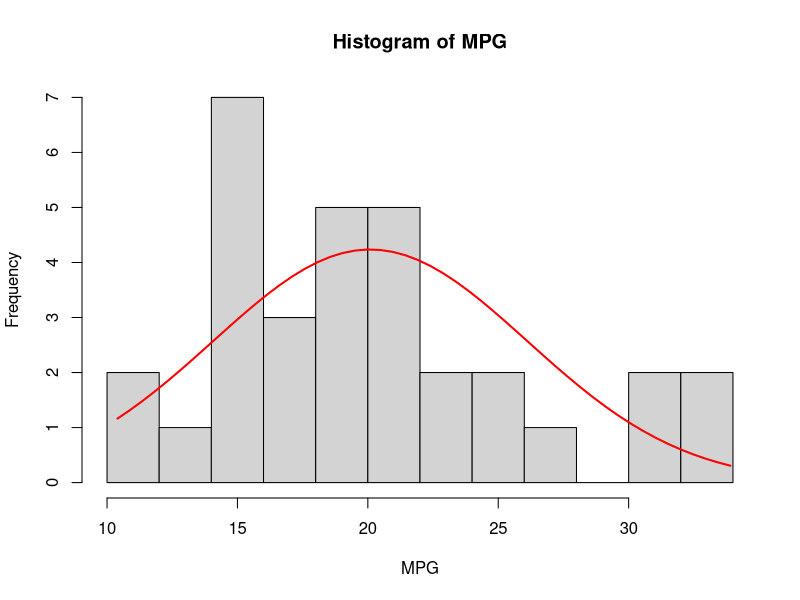
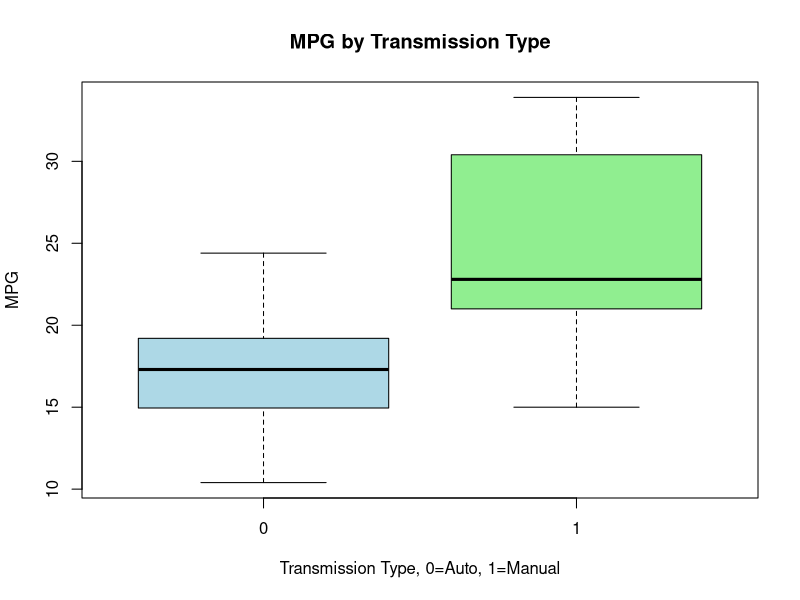
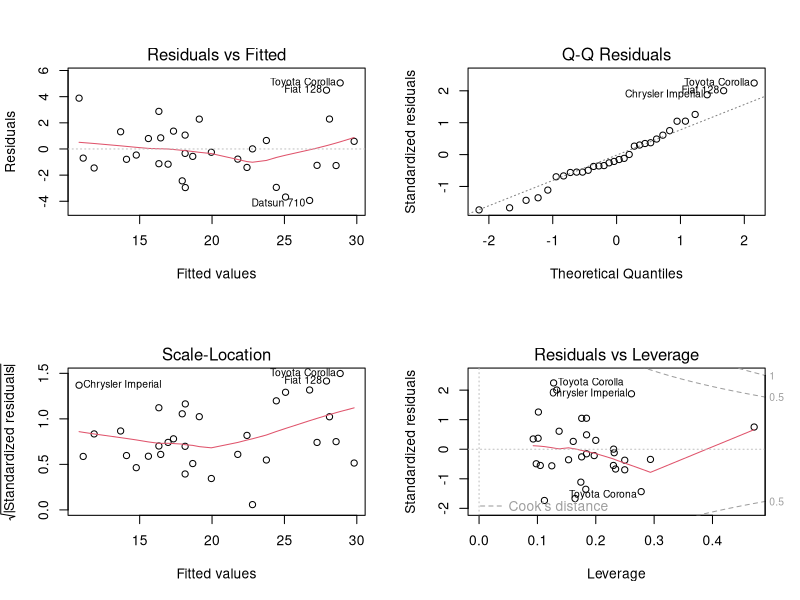

Recreate these plots in R, in order.
## ---- chunk 1
data(mtcars)
str(mtcars)
## ---- chunk 2
h <- hist(mtcars$mpg, breaks=10, col="lightgray", xlab="MPG", main="Histogram of MPG")
xfit <- seq(min(mtcars$mpg),max(mtcars$mpg), length=50)
yfit <- dnorm(xfit, mean=mean(mtcars$mpg), sd=sd(mtcars$mpg))
yfit <- yfit*diff(h$mids[1:2])*length(mtcars$mpg)
lines(xfit, yfit, col="red", lwd=2)
## ---- chunk 3
boxplot(mpg~am, data=mtcars,
        col = c("lightblue", "lightgreen"),
        xlab = "Transmission Type, 0=Auto, 1=Manual",
        ylab = "MPG",
        main = "MPG by Transmission Type")
tapply(mtcars$mpg, mtcars$am, mean)
## ---- chunk 4
t.test(mpg ~ am, data=mtcars)
## ---- chunk 5
round(cor(mtcars, method="pearson"),2)
## ---- chunk 6
fit1 <- lm(mpg ~ factor(am), data=mtcars)
fit2 <- lm(mpg ~ factor(am) + wt, data=mtcars)
fit3 <- lm(mpg ~ factor(am) + wt + factor(cyl), data=mtcars)
fit4 <- lm(mpg ~ factor(am) + wt + factor(cyl) + hp, data=mtcars)
round(anova(fit1, fit2, fit3, fit4))
## ---- chunk 7
par(mfrow = c(2,2))
plot(fit4)   
## ---- chunk 8
summary(fit4)
confint(fit4)
